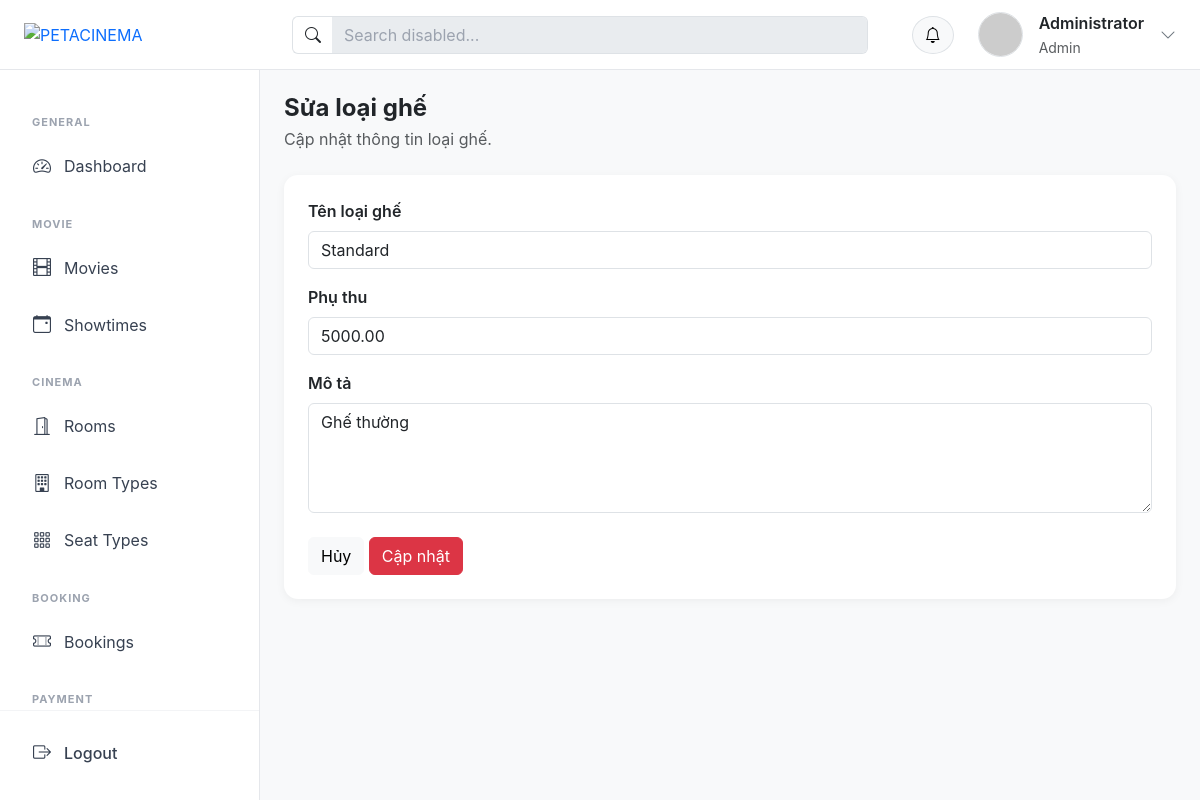
The page /?action=seatTypeEdit&id=5 (signed in) on the database as committed earlier.
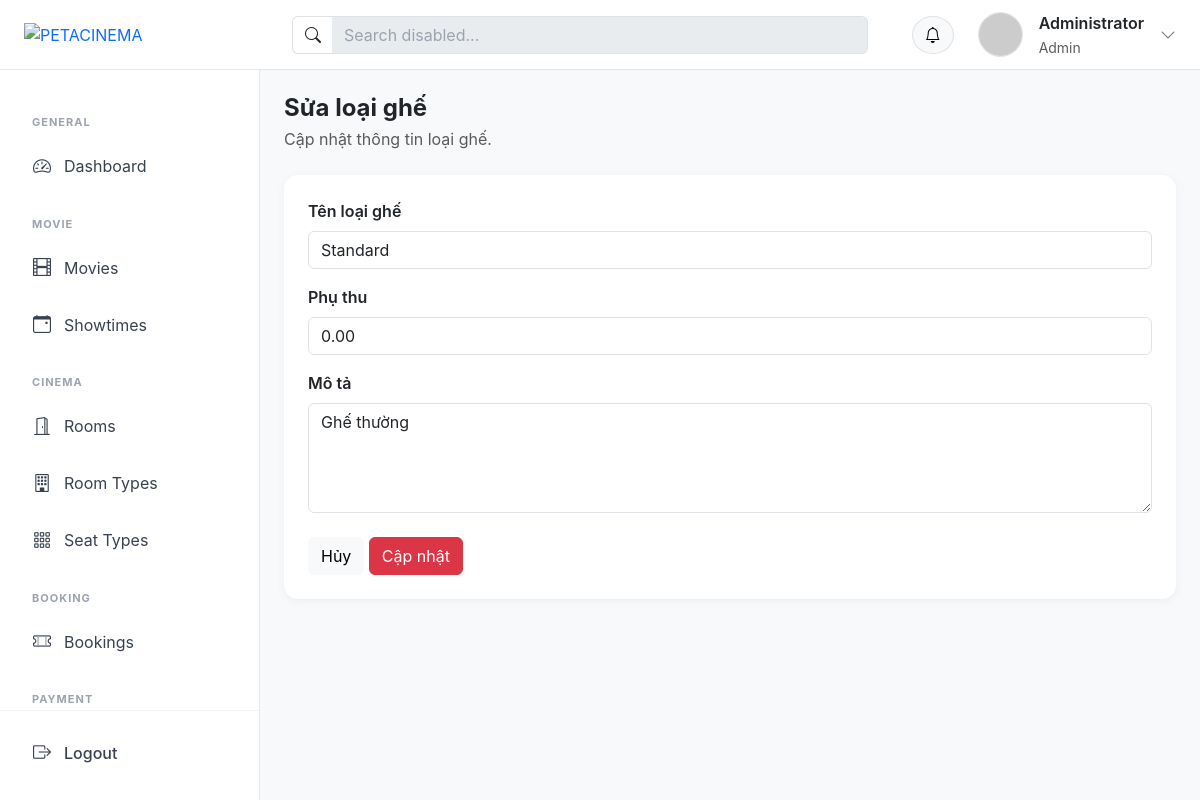
The same page on the database as committed later.
### tables this page shows
CREATE TABLE `seat_types` (
  `id` int NOT NULL,
  `name` varchar(50) NOT NULL,
  `surcharge` decimal(10,2) DEFAULT '0.00',
  `description` text
);

### controllers/SeatTypeController.php (called while the page is built, shortened)
<?php
class SeatTypeController
{
    public $seatTypeModel;
    public function __construct()
    {
        $this->seatTypeModel = new SeatTypeModel();
    }
    public function edit()
    {
        $id = (int)($_GET['id'] ?? 0);
        $seatType = $this->seatTypeModel->editById($id);
        require_once PATH_VIEW . 'admin/layout/layout.php';
    }
}

### index.php (called while the page is built, shortened)
<?php
spl_autoload_register(function ($class) {
    $fileName = "$class.php";
    $fileModel              = PATH_MODEL . $fileName;
});
require_once './routes/index.php';

### models/BaseModel.php (called while the page is built, shortened)
<?php
class BaseModel
{
    public function __construct()
    {
        $dsn = sprintf('mysql:host=%s;port=%s;dbname=%s;charset=utf8mb4', DB_HOST, DB_PORT, DB_NAME);
        try {
            $this->pdo = new PDO($dsn, DB_USERNAME, DB_PASSWORD, DB_OPTIONS);
        } catch (PDOException $e) {
            die("Kết nối cơ sở dữ liệu thất bại: {$e->getMessage()}. Vui lòng thử lại sau.");
        }
    }
}

### models/SeatTypeModel.php (called while the page is built, shortened)
<?php
class SeatTypeModel extends BaseModel
{
    public function editById($id)
    {
        $sql = "SELECT * FROM seat_types WHERE id = :id";
        $stmt = $this->pdo->prepare($sql);
        $stmt->bindParam('id', $id);
        $stmt->execute();
        return $stmt->fetch();
    }
}
?>

### views/admin/seat-types/edit.php (the view, shortened to what this page needs)
<div class="mb-4">
    <h4 class="mb-1 fw-bold">Sửa loại ghế</h4>
    <p class="text-muted mb-0">Cập nhật thông tin loại ghế.</p>
</div>
<div class="card">
    <div class="card-body p-4">
        <form method="POST" action="?action=seatTypeEditProcess&id=<?= $seatType['id'] ?>">
            <div class="mb-3">
                <label class="form-label fw-semibold">Tên loại ghế</label>
                <input type="text" name="name" class="form-control" value="<?= htmlspecialchars($seatType['name']) ?>" required>
            </div>
            <div class="mb-3">
                <label class="form-label fw-semibold">Phụ thu</label>
                <input type="number" name="surcharge" class="form-control" min="0" step="0.01" value="<?= htmlspecialchars($seatType['surcharge']) ?>" required>
            </div>
            <div class="mb-4">
                <label class="form-label fw-semibold">Mô tả</label>
                <textarea name="description" class="form-control" rows="4"><?= htmlspecialchars($seatType['description'] ?? '') ?></textarea>
            </div>
            <a href="?action=seat-types" class="btn btn-light">Hủy</a>
            <button type="submit" class="btn btn-danger">Cập nhật</button>
        </form>
    </div>
</div>

Rows that differ between the two databases and show on the page:
changed seat_types "Standard": surcharge "5000.00" → "0.00"
